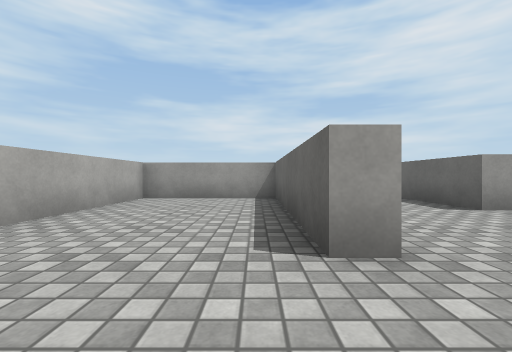
[1] (above)

15 first-person views from a walk through a Unity game level. The camera is 0.3 m above the floor, looks level and sees 90° across. The floor is counted in squares, 0.5 m on a side. Each view is taken from the middle of a square. On the plan, view 1 faces up. The plan holds only what a view shows up to about 9 squares ahead; the rest is blank. Surface patterns are stand-ins for the level's own textures.

[2]
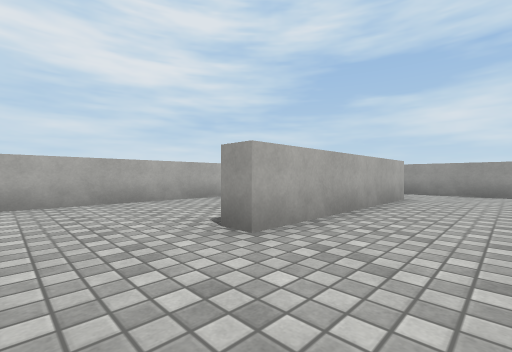

[3]
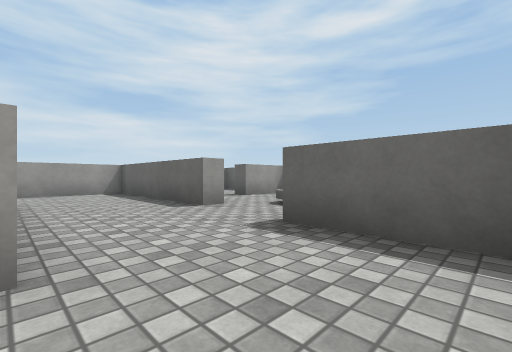

[4]
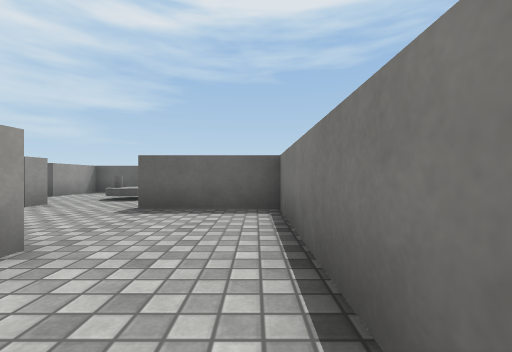

[5]
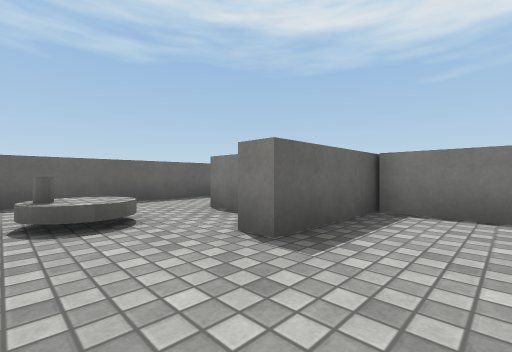

[6]
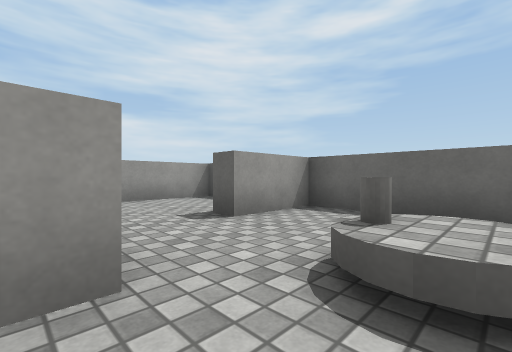

[7]
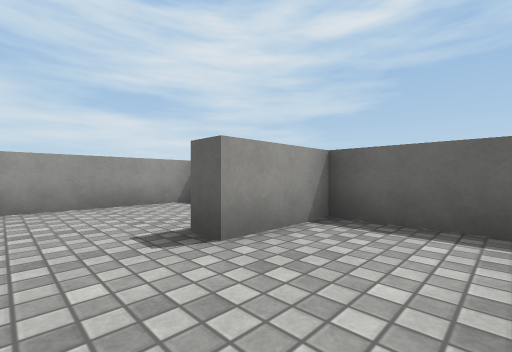

[8]
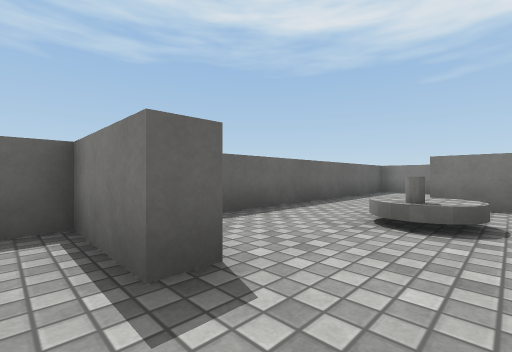

[9]
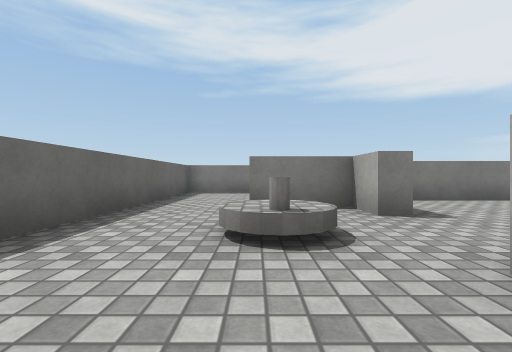

[10]
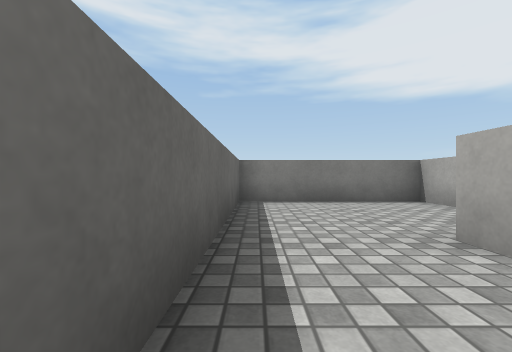

[11]
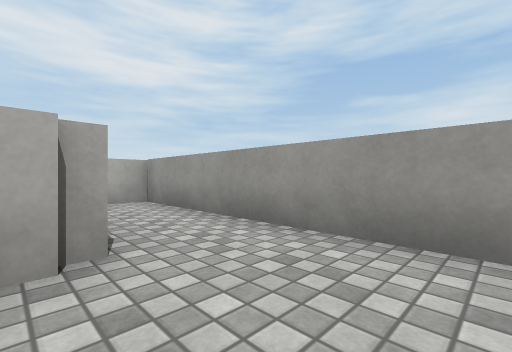

[12]
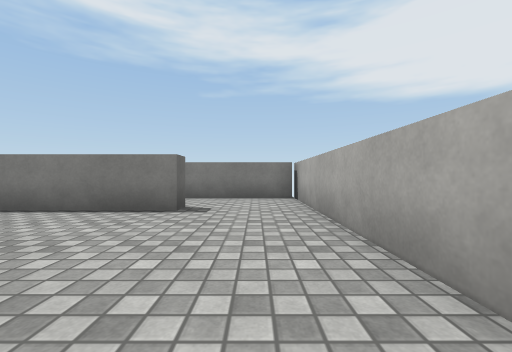

[13]
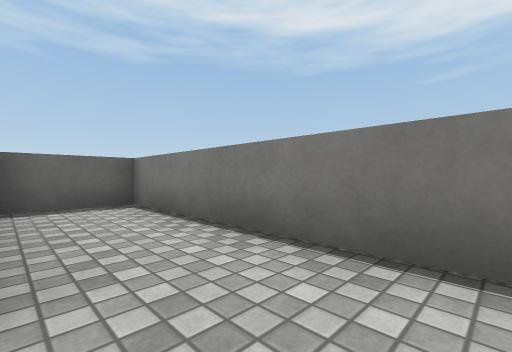

[14]
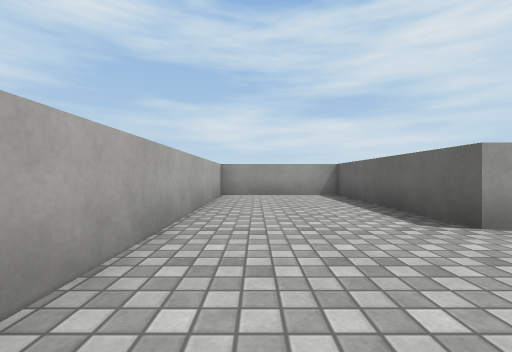

[15]
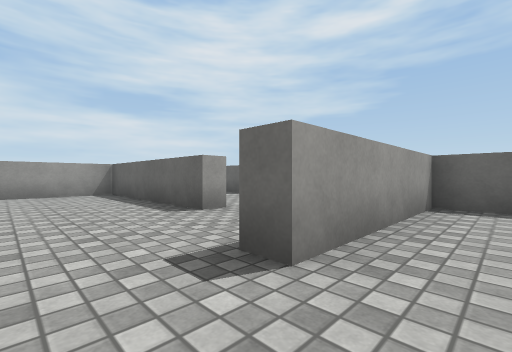

### Floor plan
Ten units are one square. View 1 is at (0, 0); x grows to the right and y downward. Boxes are objects, and circles mark ways between rooms. Rooms are numbered by the first view taken in them; rooms with no view inside come last. Other rooms are left out.
<svg viewBox="-36 -99 126 134">
<path fill="none" stroke="#000" d="M11 -19 5 -19 5 -70 -31 -70 -31 15M-6 10 -6 4 16 4M16 4 36 4M36 8 36 -21M11 -72 11 -19M45 -44 39 -44 39 -94 -31 -94 -31 -86M36 -21 41 -21M84 -5 84 -59 64 -59M41 -21 41 -11 61 -11 61 -5M64 -59 64 -64 84 -64 84 -70M85 -94 50 -94M-31 15 -31 30 36 30 36 10 -6 10M41 19 41 30 84 30 84 -5"/>
<rect x="45" y="-45" width="20" height="20" fill="#bbb"><title>other object</title></rect>
<circle cx="10" cy="-5" r="3" fill="#2a7"/>
<circle cx="-15" cy="10" r="3" fill="#2a7"/>
<circle cx="25" cy="-20" r="3" fill="#2a7"/>
<circle cx="40" cy="-35" r="3" fill="#2a7"/>
<circle cx="55" cy="-60" r="3" fill="#2a7"/>
<circle cx="75" cy="-10" r="3" fill="#2a7"/>
<text x="-10" y="-20">1</text>
<text x="20" y="-10">2</text>
<text x="20" y="-60">3</text>
<text x="70" y="-30">4</text>
<text x="60" y="-80">5</text>
<text x="0" y="20">6</text>
<text x="60" y="10">7</text>
</svg>
Room 1 opens to room 2. Room 1 opens to room 6. Room 2 opens to room 3. Room 3 opens to room 4. Room 4 opens to room 5. Room 4 opens to room 7.

Where each view was taken, in squares from view 1:
view 1: 0 up, 0 right, facing up
view 2: 0 up, 3 right, facing up-left
view 3: 0 up, 1 right, facing up-right
view 4: 0 up, 1 left, facing right
view 5: 4 up, 2 right, facing down-right
view 6: 3 up, 4 right, facing up-right
view 7: 4 up, 5 right, facing up-right
view 8: 7 up, 5 right, facing down-right
view 9: 6 up, 6 right, facing down
view 10: 3 up, 8 right, facing down
view 11: 7 up, 3 right, facing up-left
view 12: 4 up, 2 left, facing down
view 13: 1 down, 2 left, facing down-right
view 14: 1 down, 2 left, facing up
view 15: 2 down, 2 left, facing up-right
